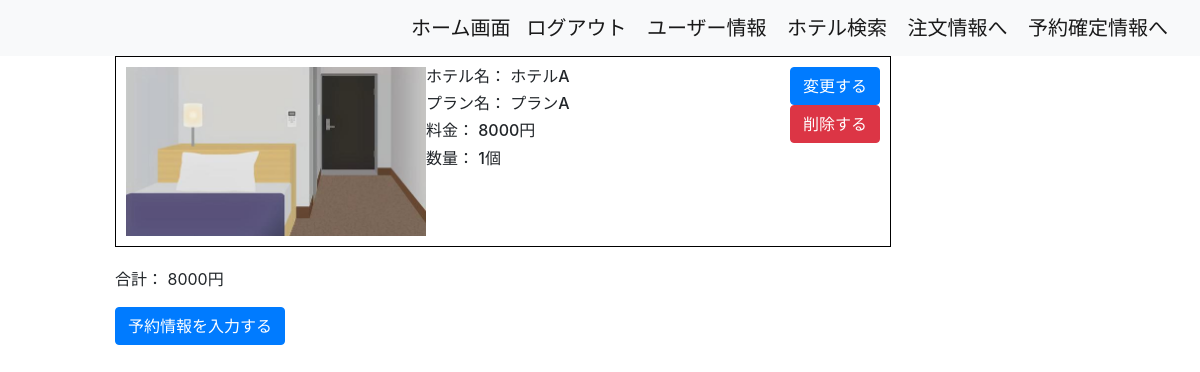
/hotel/cyumon_info/ (signed in), run on the app's committed database.
### hotel/models.py (models this page shows, shortened)
class HotelName(models.Model):
    name = models.CharField(max_length=1000)
    order = models.IntegerField(default=0)
    class Meta:
        db_table = 'hotel_name'
        ordering = ['order']

class PlanName(models.Model):
    name = models.CharField(max_length=1000)
    people = models.IntegerField()
    room_type = models.CharField(max_length=1000)
    price = models.DecimalField(max_digits=5, decimal_places=0)
    hotel = models.ForeignKey(HotelName, on_delete=models.CASCADE, default=1)
    stock = models.PositiveIntegerField(default=0)
    order = models.IntegerField(default=0)
    checkin = models.DateField(null=True, blank=True)
    checkout = models.DateField(null=True, blank=True)
    kupon = models.IntegerField(default=0)
    plan_id = models.IntegerField(default=0)
    objects = PlanNameManager()
    class Meta:
        db_table = 'plan_name'
        ordering = ['order']

### hotel/views.py (the view, shortened to what this page needs)
# urls.py: path('cyumon_info/', CyumonInfoView.as_view(), name='cyumon_info'),
class CyumonInfoView(LoginRequiredMixin, TemplateView):
    model = CyumonInfo
    template_name = os.path.join('hotel', 'cyumon_info.html')
    def get_context_data(self, **kwargs):
        context = super().get_context_data(**kwargs)
        user_id = self.request.user.id
        hotel_id = self.kwargs.get('hotel_id')
        query = CartItems.objects.filter(cart_id=user_id)
        total_price = 0
        items = []
        for item in query.all():
            total_price += item.quantity * item.product.price
            picture = item.product.pictures.first()
            picture_url = picture.image.url if picture else None
            in_stock = True if item.product.stock >= item.quantity else False
            tmp_item = {
                'quantity': item.quantity,
                'picture': picture_url,
                'id': item.id,
                'name': item.product.name,
                'price': item.product.price,
                'in_stock': in_stock,
                'hotel_name': item.product.hotel.name if item.product.hotel else 'Unknown Hotel',
            }
            items.append(tmp_item)
        context['total_price'] = total_price
        context['items'] = items
        context['plans'] = PlanName.objects.filter(hotel=hotel_id)
        kupon_amount = int(self.request.GET.get('kupon_amount', 0))
        context['kupon_amount'] = kupon_amount
        context['discounted_price'] = context['total_price'] - context['kupon_amount']
        return context

### templates/hotel/cyumon_info.html (shortened to what this page needs)
{% extends 'base.html' %}
{% block content %}
<div class="col-10 offset-1">
    {% if items %}
        <div class="items-container">
            {% for item in items %}
                <div id="item-{{ item.id }}" style="border: 1px solid black; margin-bottom: 20px; padding: 10px; width: 80%;">
                    <div style="display: flex;">
                        <div style="flex: 1; text-align: center;">
                            {% if item.picture %}
                            <img src="{{ item.picture }}" alt="ホテル画像" style="max-width: 300px; max-height: 300px;">
                            {% endif %}
                        </div>
                        <div style="flex: 3;">
                            <h6>ホテル名： {{ item.hotel_name }}</h6>
                            <h6>プラン名： {{ item.name }}</h6>
                            <h6>料金： {{ item.price }}円</h6>
                            <h6>数量： {{ item.quantity }}個</h6>
                        </div>
                        <div style="flex: 1; text-align: right;">
                            <a class="btn btn-primary" href="{% url 'hotel:cyumoninfo_update' pk=item.id %}">変更する</a>
                            <a class="btn btn-danger" href="{% url 'hotel:cyumoninfo_delete' pk=item.id %}">削除する</a>
                        </div>
                    </div>
                </div>
            {% endfor %}
            <div class="order-summary">
                <form id="kuponForm" method="POST" action="{% url 'hotel:apply_kupon' %}">
                <div class="total-price">
                    <p>合計： <span id="total_price">{{ total_price }}</span>円</p>
                </div>
                <div class="submit-button">
                    <a href="{% url 'hotel:input_useraddresses' %}?kupon_amount={{ kupon_amount }}" class="btn btn-primary">予約情報を入力する</a>
                </div>
            </div>
        </div>
    {% else %}
        <h2>予約注文に予約が取られていません</h2>
    {% endif %}
</div>
{% endblock %}

### data on the page
HotelName: hotel_name "ホテルA"
PlanName: name "プランA", price "8000"

### other printed values
{{ item.quantity }} "1"
{{ total_price }} "8000"
